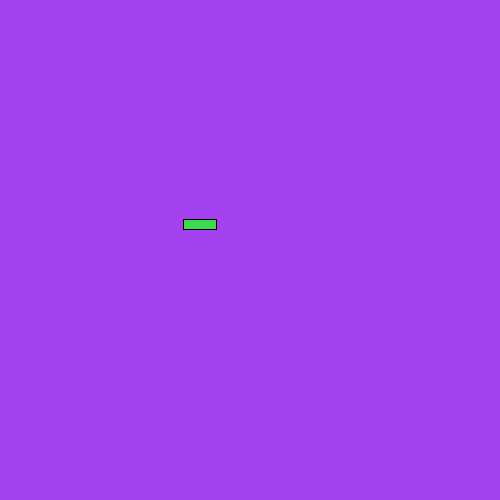
Frame 1 (no input)
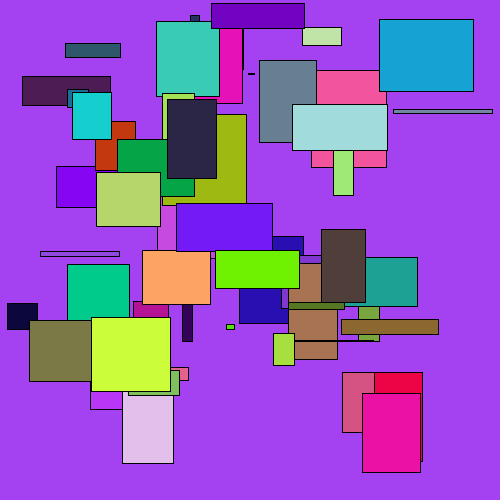
Frame 60 (the mouse pressed at the canvas centre just before this capture)
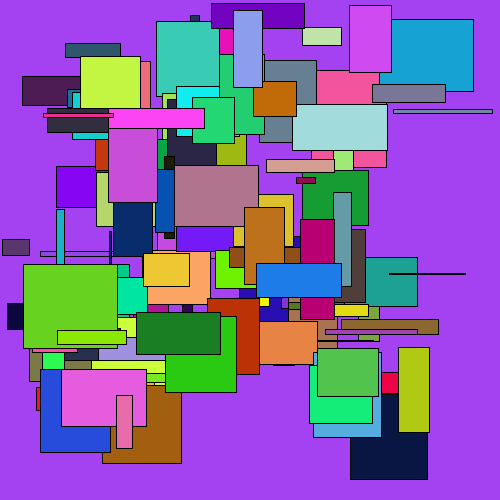
Frame 120 (the mouse held since frame 60 and released just before this capture)

The Processing sketch that drew these frames (run headless with seeded random() and noise(); from frame 60 on, the mouse is pressed at the canvas centre):

// Processing sketch: Aufgabe_3
// ── Aufgabe_3.pde

void setup(){
  size(500, 500);
 background(random(0, 255), random(0, 255), random(0, 255));
}

void draw(){
fill(random(0, 255),random(0, 255),random(0, 255));
rect(random(0, 400), random(0, 400), random(0, 100), random(0,100));

}


void keyPressed() {
  background(random(0, 255), random(0, 255), random (0, 255), random(0, 255));
}

/*Zuerst legt man in setup() die Größe des Skizzenfensters und den Hintergrund fest.
Danach überlegt man sich, wo überall die Rectecke hingezeichnet werden dürfen.
Danach überlegt legt man die werte für die Frabe fest, die im Bereich 0-255 liegen können.
Für Farbwerte darf man keine Dezimahlzahlen nehmen, sondern nur Ganzzahlen.
Dann initialisiert und deklariert man die Variablen.
Jetzt denkt man darüber nach, welche Werte man in draw() reinsetzt oder in andere Funktionen, wie z.B.
keyPressed() oder mousePressed(). Wenn die Rectecke wieder verschwinden sollen, habe ich das 
einfach so gemacht, dass ich in keyPressed() eingefügt habe, dass der Hintergrund dann in
einer zufälligen Farbe neu "aufgedeckt" wird.
Im Endeffekt bin ich sehr zufrieden mit dem Ergebnis und ichwüsste nicht richtig was ich hätte verbessern sollen. :)*/
